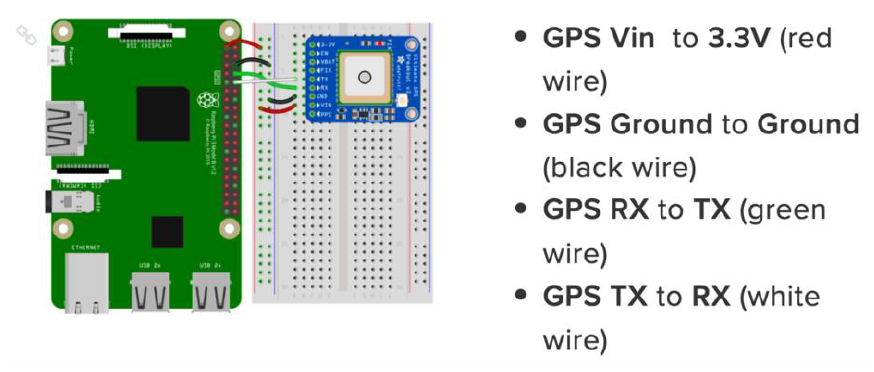
#> input picture img/PI_pinout.png, 874 x 372 px
$ python -i stego_photo.py   (imports and definitions only)
#> lines starting #> are read from the running program, lines starting #| are printed output that depends on the picture
### Client/config_reader.py
# SOURCE FILE:    condif_reader.py
# PROGRAM:        LocalSafeHouse application
# FUNCTIONS:      Write attributes into and obtain values from configuration file named “settings.ini”.
#
# Last Update:    March 18, 2022
# version:        1.0
# DESIGNER:       Yuheng Song A00971421
# PROGRAMMER:     Yuheng Song A00971421
#---------------------------------------------------------------------------------
import configparser
import os
from random import randint
import math
config = configparser.ConfigParser()
config.read('settings.ini')
# xor
def str_xor(s1, s2):
	return "".join([chr(ord(c1) ^ ord(c2)) for (c1,c2) in zip(s1,s2)])

# xor encryption used for encrypt user password or other string
# [32 lines left out: functions xor_encryption, xor_decryption, regi_insert, set_PIN, not called in this run]

# Getter: get the key for decrypting user photo
def get_photo_key():
	key = config['USER']['photo_key']
	return key

# Getter: get the corroct application folder path
def get_path():
	root_path=os.path.expanduser('~')
	app_name = get_app_name()
	user_dir = os.path.join(root_path,app_name)
	# PIN is the correct file path
	PIN = str(int(int(get_PIN())/222))
	# record correct program path
	destination_path = user_dir
	for i in PIN:
		destination_path=os.path.join(destination_path,i)
	return destination_path

# Getter: get the application name
def get_app_name():
	name = config['folde_maze']['application_name']
	return name

# Getter: get the username
def get_username():
	name = config['USER']['username']
	return name

# Getter: get the encrypted user password
def get_password():
	password = config['USER']['password']
	return password

# Getter: get the key for decrypting user password
def get_key():
	key = config['USER']['key']
	return key

# Getter: get the user emaill address
def get_email():
	email = config['USER']['email_address']
	return email

# Getter: get the PIN
def get_PIN():
	PIN = config['folde_maze']['PIN']
	return PIN

### Client/stego_photo.py
# SOURCE FILE:    stego_photo.py
# PROGRAM:        LocalSafeHouse application
# FUNCTIONS:      1. Used to encrypted user photo first, then the encrypted image will be hidden into a cover image
#				  2. extract and decrypt the steganography image during face recognition
#
# Last Update:    March 18, 2022
# version:        1.0
# DESIGNER:       Yuheng Song A00971421
# PROGRAMMER:     Yuheng Song A00971421
#---------------------------------------------------------------------------------
import os, sys, time, re
import argparse
import cv2
import numpy as np
import types
from config_reader import *
from cryptography.fernet import Fernet
# [1 line that did not run here, left out]


# Description: convert string, bytes, and int to binary
# [33 lines left out: functions messageToBinary, imageToBinary, generate_key_image, not called in this run]

# Description: use xor to combine key image and secret image
def encrypt(o,k):
    return np.bitwise_xor(o,k)

# Description: loop through all pixel to encrypt each RGB
# [73 lines left out: functions encryption, encodeData, not called in this run]

# Description: extract steganographed image and decrypt it.
def decodeData(image):
	filename = ''
	counter = 0
	binary_data = ""
	image_tmp = []
	dataflag = 0
	w = 0
	h = 0
	code = get_photo_key()
	counter = int(code)
	key = cv2.imread(path+"/image/.keyimg.png")
	print("=====================================================")
	print("Decoding......")
	for values in image:
		for pixel in values:
			counter -=1
			#convert the RGB values into binary format
			r,g,b = messageToBinary(pixel)
			binary_data +=r[-1]
			binary_data +=g[-1]
			binary_data +=b[-1]
		#split by 8-bits
		all_bytes = [binary_data[i: i+8] for i in range(0,len(binary_data),8)]

		#convert from bits to characters
		decoded_data = ""
		if counter <0:
			break

	for byte in all_bytes:
		if dataflag == 0:
			decoded_data += chr(int(byte,2))
			if decoded_data[-3:] == "###":
				dataflag = 1
				filename = str(decoded_data[:-3])
		else:
			image_tmp.append(int(byte,2))

	name_list = filename.split(",")

	w = int(name_list[0])
	h = int(name_list[1])
	name = name_list[2]
	index = 0

	img= cv2.resize(image,(h,w))
	for values in img:
		for pixel in values:

			pixel[0] = image_tmp[index]
			index+=1
			pixel[1] = image_tmp[index]
			index+=1
			pixel[2] = image_tmp[index]
			index+=1

	print("Decoding finished!")
	print("=====================================================")
	print("Decrypting....")
	cv2.imwrite(path+"/image/User_org.png",encryption(img,key))
	print("Decrypting finished!")

# If cover image is not big enough to hide secret image, an exception will be raised.
# [46 lines left out: functions size_check, filename_check, load_encode_images, load_decode_image, not called in this run]

>>> import cv2
>>> picture = cv2.imread('../img/PI_pinout.png', cv2.IMREAD_GRAYSCALE)
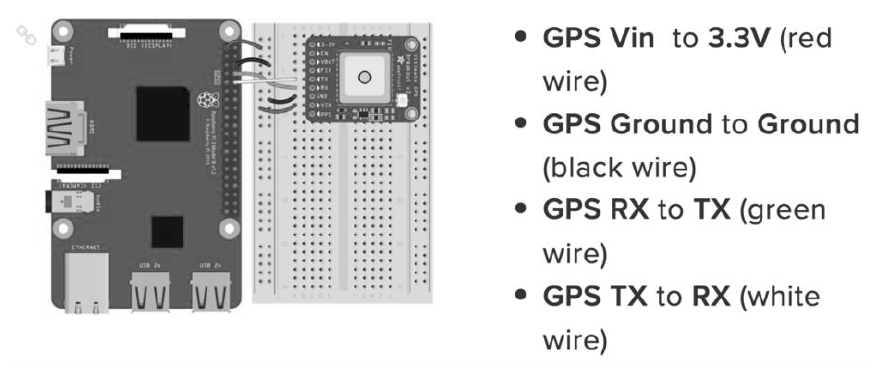
#> picture: shape (372, 874); min 0, max 255, mean 212.1
#> (the run stopped early here; a loop or call above may not have finished)

$ run again, on img/macro-structure.png
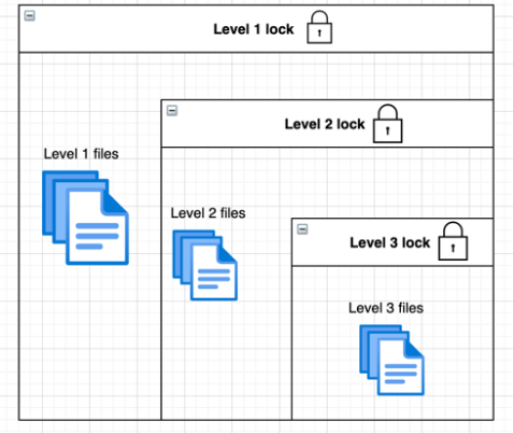
#> input picture img/macro-structure.png, 513 x 433 px
#> `picture = cv2.imread('../img/PI_pinout.png', cv2.IMREAD_GRAYSCALE)`:
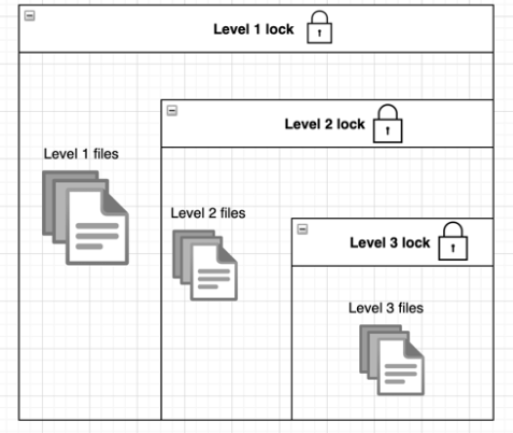
#> picture: shape (433, 513); min 1, max 255, mean 240.3
